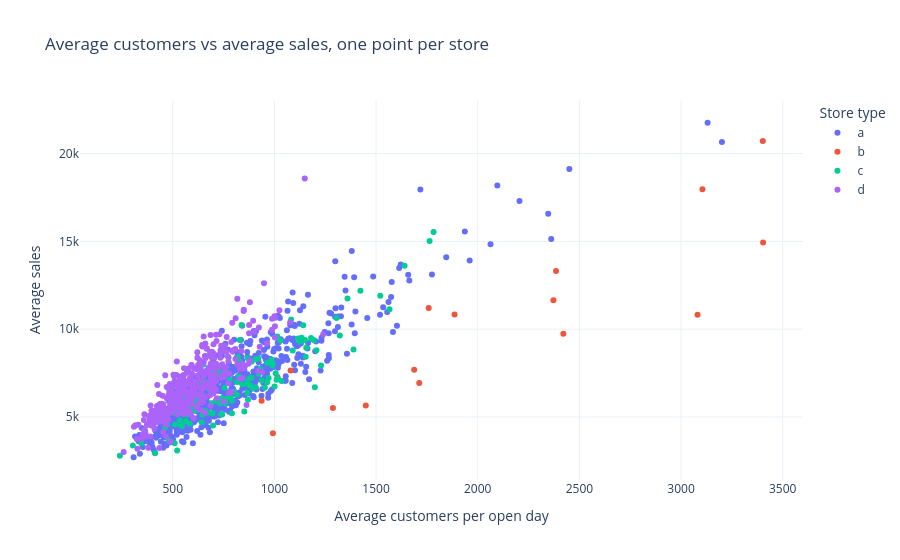

Notebook source saved alongside this figure:
### Markdown cell above
## 8. Customers and sales: a strong link we can't use

Each point is a store. The colour is the store type.

### Code cell
fig = px.scatter(store_avg, x="avg_customers", y="avg_sales", color="store_type",
                 hover_data=["store_id"], render_mode="svg",
                 category_orders={"store_type": ["a", "b", "c", "d"]},
                 title="Average customers vs average sales, one point per store",
                 labels={"avg_customers": "Average customers per open day", "avg_sales": "Average sales",
                         "store_type": "Store type"})
fig.show()
print(f"Correlation across store-days: {open_days.sales.corr(open_days.customers):.2f}")

### Figure 1 — Plotly figure (JSON) as saved in the notebook; plotly's stock layout.template omitted (floating-point values rounded to 4 significant figures; data arrays with more than 128 entries replaced by an {"elided": "..."} marker saying what was removed)
{"data": [{"customdata": {"elided": "602x1 int values"}, "hovertemplate": "Store type=a<br>Average customers per open day=%{x}<br>Average sales=%{y}<br>store_id=%{customdata[0]}<extra></extra>", "legendgroup": "a", "marker": {"color": "#636efa", "symbol": "circle"}, "mode": "markers", "name": "a", "orientation": "v", "showlegend": true, "type": "scatter", "x": {"elided": "602 float values"}, "xaxis": "x", "y": {"elided": "602 float values"}, "yaxis": "y"}, {"customdata": [[85], [259], [262], [274], [335], [353], [423], [494], [512], [562], [676], [682], [733], [769], [948], [1081], [1097]], "hovertemplate": "Store type=b<br>Average customers per open day=%{x}<br>Average sales=%{y}<br>store_id=%{customdata[0]}<extra></extra>", "legendgroup": "b", "marker": {"color": "#EF553B", "symbol": "circle"}, "mode": "markers", "name": "b", "orientation": "v", "showlegend": true, "type": "scatter", "x": [1015.0, 2372.0, 3402.0, 992.7, 2385.0, 1450.0, 1886.0, 1080.0, 1288.0, 3105.0, 1688.0, 1759.0, 3403.0, 3081.0, 1712.0, 937.2, 2421.0], "xaxis": "x", "y": [7272.0, 11640.0, 20720.0, 4071.0, 13310.0, 5645.0, 10830.0, 7649.0, 5511.0, 17970.0, 7687.0, 11210.0, 14930.0, 10830.0, 6937.0, 5925.0, 9745.0], "yaxis": "y"}, {"customdata": {"elided": "148x1 int values"}, "hovertemplate": "Store type=c<br>Average customers per open day=%{x}<br>Average sales=%{y}<br>store_id=%{customdata[0]}<extra></extra>", "legendgroup": "c", "marker": {"color": "#00cc96", "symbol": "circle"}, "mode": "markers", "name": "c", "orientation": "v", "showlegend": true, "type": "scatter", "x": {"elided": "148 float values"}, "xaxis": "x", "y": {"elided": "148 float values"}, "yaxis": "y"}, {"customdata": {"elided": "348x1 int values"}, "hovertemplate": "Store type=d<br>Average customers per open day=%{x}<br>Average sales=%{y}<br>store_id=%{customdata[0]}<extra></extra>", "legendgroup": "d", "marker": {"color": "#ab63fa", "symbol": "circle"}, "mode": "markers", "name": "d", "orientation": "v", "showlegend": true, "type": "scatter", "x": {"elided": "348 float values"}, "xaxis": "x", "y": {"elided": "348 float values"}, "yaxis": "y"}], "layout": {"legend": {"title": {"text": "Store type"}, "tracegroupgap": 0}, "title": {"text": "Average customers vs average sales, one point per store"}, "xaxis": {"anchor": "y", "domain": [0.0, 1.0], "title": {"text": "Average customers per open day"}}, "yaxis": {"anchor": "x", "domain": [0.0, 1.0], "title": {"text": "Average sales"}}}}
